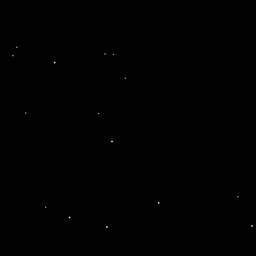
#> input picture actual-simulations/circles_drawn.png, 256 x 256 px, shrunk from 1000 x 1000 before the run
$ python LFI_recon-updated-Copy1.py
#> lines starting #> are read from the running program, lines starting #| are printed output that depends on the picture
""" A few functions for doing basic single-depth LFI reconstruction.

Based on the algorithm described in the paper:
    Haeffele, Stahl, Vanmeerbeeck, Vidal. "Efficient reconstruction of
    holographic lens-free images by sparse phase recovery." MICCAI.
    pp. 109-117. Springer, Cham, 2017.

    Apr 13, 2020

Modified by DT9 Beep Boop Team to add additional functions."""


import numpy as np
from scipy.fftpack import fft2, ifft2
import cv2
import matplotlib.pyplot as plt
from skimage import transform as skt


def WAS_xfer(z, wave_len, img_size, pixel_dim):
    """Function to return the WAS transfer function at a given depth z.

    This function returns the coefficients of the transfer function in the
    Fourier domain for a fft of a given size.

    Args:
        z - The distance to apply the transfer function over.
        wave_len - The wavelength of the light.
        img_size - The dimensions of the transfer function to return.
        pixel_dim - A scalar describing the dimenion of the pixel. (Pixels are
        assumed to be square.).

    Returns:
        T_out - The transfer function coefficients (in Fourier domain).
    """

    n,m = img_size[0:2]
    sx  = wave_len / (pixel_dim * m)
    sy  = wave_len / (pixel_dim * n)
    iy, ix = np.ogrid[0:1+n//2,0:1+m//2]
    x   = (sx * ix)**2
    y   = (sy * iy)**2
    del ix,iy
    # calculate 1 quadrant
    Kj_Z   = z * 2.0j * np.pi / wave_len
    tmp    = np.exp(Kj_Z * np.sqrt(1.0 - x - y))
    # and mirror
    tmp    = np.concatenate((tmp[:,:-1],tmp[:,:0:-1]),axis=1)
    # and copy
    T_out = np.zeros((n,m),dtype='complex128')

    T_out[:n//2,:] = tmp[  :-1,:]
    T_out[n//2:,:] = tmp[:0:-1,:]

    return T_out

def SPR_recon(H, z, lam=1.0, wave_len=637e-9, pixel_dim=1.12e-6, num_iter=10):
    """ Function to run the sparse phase recovery reconstruction algorithm at 1 depth.

    Solves a problem of the form:
        min_{X, mu, W} 0.5*|H.*W - mu - conv2(X,T)|_F^2 + lam*|X|_1 s.t. abs(W[i,j])==1

    Args:
        H - The input hologram images.
        z - The focal depth to reconstruct at.
        lam - The weight of the sparse regularization constant.
        wave_len - The wavelength of the illumination light.
        pixel_dim - The dimension of the image sensor pixels.
        num_iter - The number of iterations of the algorithm to run.

    Returns:
        X - The (complex valued) reconstructed image
        X_ll - The loss-less reconstructed image. (I.e., X_ll, plus the
        background term and phase term) can be used to perfectly recover the
        hologram.
        mu - The background constant.
        W - The estimated phase of the hologram.
    """

    #Get the transfer function
    T = WAS_xfer(z, wave_len, H.shape, pixel_dim)

    X = np.zeros(H.shape, dtype = 'complex128')
    W = np.ones_like(X)
    mu = np.zeros(1, dtype = 'complex128')

    #First get the hologram back projected to the image plane.
    TdHw = ifft2(np.conj(T)*fft2(H*W))

    #Now run the main loop
    for i in range(num_iter):

        #Estimate the background term
        mu = np.mean(TdHw-X)/np.conj(T[0,0])

        #Estiamte the phase of the hologram
        W = ifft2(T*fft2(X))
        W = W+mu
        W = W/np.abs(W+1e-16)

        #Update the back projection of the hologram (+phase) to the focal plane
        TdHw = ifft2(np.conj(T)*fft2(H*W))

        #Update the reconstructed image
        X_ll = TdHw-mu*np.conj(T[0,0])
        X = X_ll/(np.abs(X_ll)+1e-16)*np.maximum(np.abs(X_ll)-lam,0)

    return X, X_ll, mu, W

def createImage(I,z,pixsize):
    """Import ground truth image and return array containing hologram and reconstruction.

    This function returns arrays representing the images of the hologram and reconstruction
    for plotting ease given an input image at a specific distance from the image sensor.

    Args:
        I - The input ground truth image.
        z - The focal depth to reconstruct at.
        pixsize - The dimension of the image sensor pixels.

    Returns:
        H - The simulated hologram for the input image.
        H_recon - The absolute value of the reconstructed image.
    """

    #I[I==255] = np.exp(np.pi*1.0j)
    I[I>1] = np.exp(np.pi*1.0j)

    #Make the hologram by projecting to the image plane
    T = WAS_xfer(z, 405e-9, I.shape, pixsize)
    H = np.abs(ifft2(T*fft2(I)))

    #Scale the hologram to the range [0,16]
    H = H-np.min(H)
    H = 16*H/np.max(H)
    H = (H-np.min(H))/(np.max(H)-np.min(H));

    #Now do the reconstruction; reconstruction has the background illumination (mu) subtracted out
    X, X_ll, mu, W = SPR_recon(H, z, wave_len=405e-9, pixel_dim=pixsize)
    H_recon = np.abs(X)
    H_recon = (H_recon-np.min(H_recon))/(np.max(H_recon)-np.min(H_recon));

    # DOWNSAMPLING ! ------------------------------------------------------------------------------

    # create 1x downsampled image (1 um/pixel)
    Idown = skt.downscale_local_mean(H, (2,2))/1
    #Idown = cv2.resize(Idown, dsize=(1000,1000), interpolation=cv2.INTER_NEAREST)
    Idown = (Idown-np.min(Idown))/(np.max(Idown)-np.min(Idown));
    Xdown, X_lldown, mudown, Wdown = SPR_recon(Idown, z, wave_len=405e-9, pixel_dim=pixsize*2)
    Idown_recon = np.abs(Xdown)
    Idown_recon = (Idown_recon-np.min(Idown_recon))/(np.max(Idown_recon)-np.min(Idown_recon));

    # create 2x downsampled image (2 um/pixel)
    Idown2 = skt.downscale_local_mean(H, (4,4))/1
    #Idown2 = cv2.resize(Idown2, dsize=(1000,1000), interpolation=cv2.INTER_NEAREST)
    Idown2 = (Idown2-np.min(Idown2))/(np.max(Idown2)-np.min(Idown2));
    Xdown2, X_lldown2, mudown2, Wdown2 = SPR_recon(Idown2, z, wave_len=405e-9, pixel_dim=pixsize*4)
    Idown2_recon = np.abs(Xdown2)
    Idown2_recon = (Idown2_recon-np.min(Idown2_recon))/(np.max(Idown2_recon)-np.min(Idown2_recon));

    return H, H_recon, Idown, Idown_recon, Idown2, Idown2_recon

def compareRecon(im1, im2):
    """Compare image intensity values between two images.

    Prints maximum value in each respective image and in the difference between the two images.
    Plots the difference between the two images.

    Args:
        im1 - First image.
        im2 - Second image.

    Returns:

    """

    print(np.max(im1), np.max(im2))
    print(np.max(np.abs(im1-im2)))

    #plt.figure()
    #plt.title('Comparing Reconstructions')
    #plt.imshow(np.abs(im1-im2), cmap='gray');


if __name__ == '__main__':

    # original image (0.5 um/pixel)
    I = cv2.imread('circles_drawn.png',cv2.IMREAD_GRAYSCALE)
#> I is the input picture: shape (256, 256); min 0, max 255, mean 1.1
    I = I/1

    # sample over varying distances
    z_range = np.linspace(500e-6, 8000e-6, num=16)

    for z in z_range:
        plt.figure(figsize=(10,12))
        plt.suptitle('%4.0fum Focal Depth' % (z*10e5))

        # get hologram and reconstruction arrays from algorithm
        I_hol, I_recon, Idown_hol, Idown_recon, Idown2_hol, Idown2_recon = createImage(I,z,0.5e-6)

        # plot hologram and reconstruction of data
        plt.subplot(3,2,1)
        plt.imshow(I_hol, cmap='gray')
        plt.title('Hologram (0.5 um/pixel)')
        plt.colorbar()
        plt.subplot(3,2,2)
        plt.imshow(I_recon, cmap='gist_earth')
        plt.title('Reconstruction (0.5 um/pixel)')
        plt.colorbar()

        # plot hologram and reconstruction of downsampled data
        plt.subplot(3,2,3)
        plt.imshow(Idown_hol, cmap='gray')
        plt.title('Downsampled (2,2) Hologram (1 um/pixel)')
        plt.colorbar()
        plt.subplot(3,2,4)
        plt.imshow(Idown_recon, cmap='gist_earth')
        plt.title('Downsampled (2,2) Reconstruction (1 um/pixel)')
        plt.colorbar()

        # plot hologram and reconstruction of downsampled data
        plt.subplot(3,2,5)
        plt.imshow(Idown2_hol, cmap='gray')
        plt.title('Downsampled (4,4) Hologram (2 um/pixel)')
        plt.colorbar()
        plt.subplot(3,2,6)
        plt.imshow(Idown2_recon, cmap='gist_earth')
        plt.title('Downsampled (4,4) Reconstruction (2 um/pixel)')
        plt.colorbar()

        # save figure
        plt.savefig('output-images/output-focaldepth_%04.0fmicrons.png' % (z*10e5))

        # compare reconstruction intensities
        #compareRecon(I_recon, Idown_recon)

        print('done')
#> this loop made 16 passes
#> pass 1, in createImage, `H = np.abs(ifft2(T*fft2(I)))`:
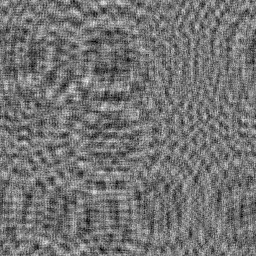
#> H: shape (256, 256) float64; min 0.683, max 1.37, mean 0.996; drawn with min black and max white
#> pass 1, in createImage, `H = H-np.min(H)`:
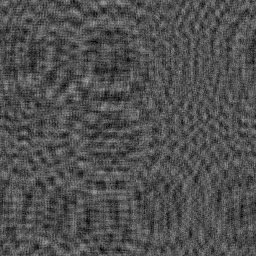
#> H: shape (256, 256) float64; min 0, max 0.689, mean 0.313
#> after the loop:
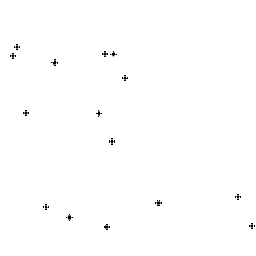
#> I: shape (256, 256) float64; min -1, max 1, mean 0.993; drawn with min black and max white

    #plt.show()


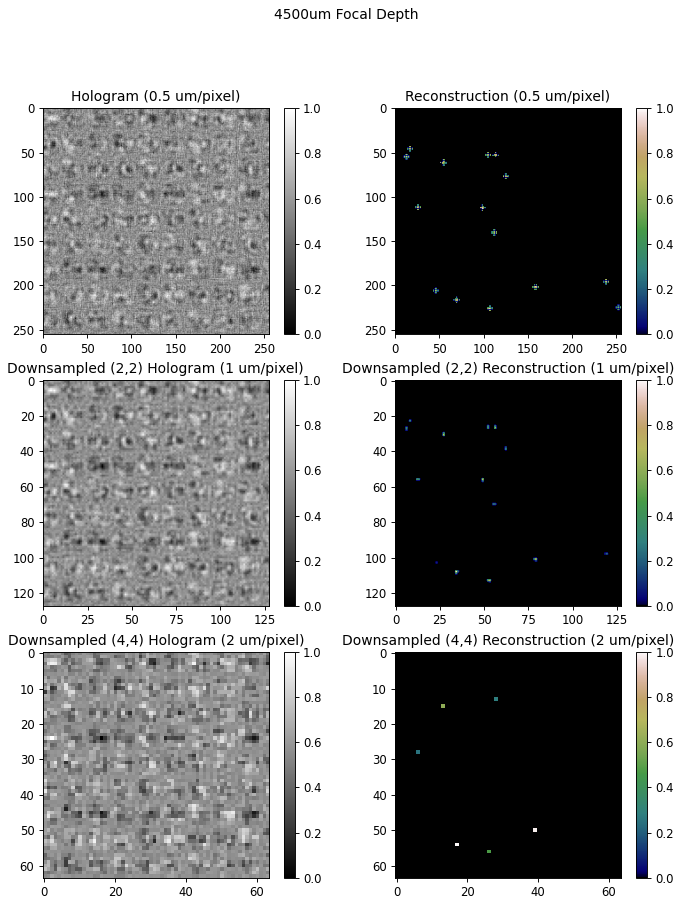
#> figure drawn by matplotlib, 12 panels
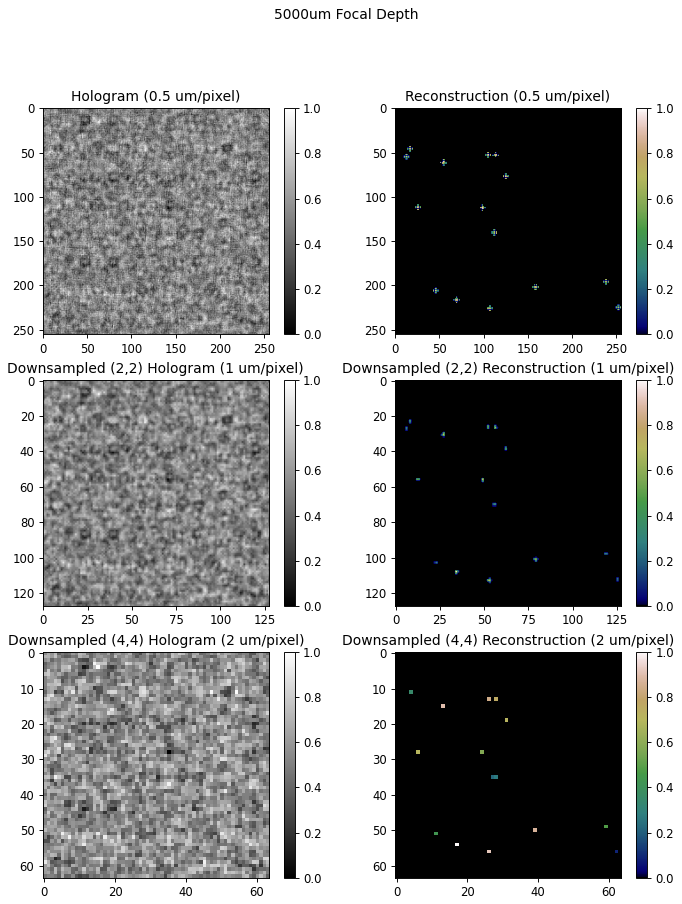
#> figure drawn by matplotlib, 12 panels
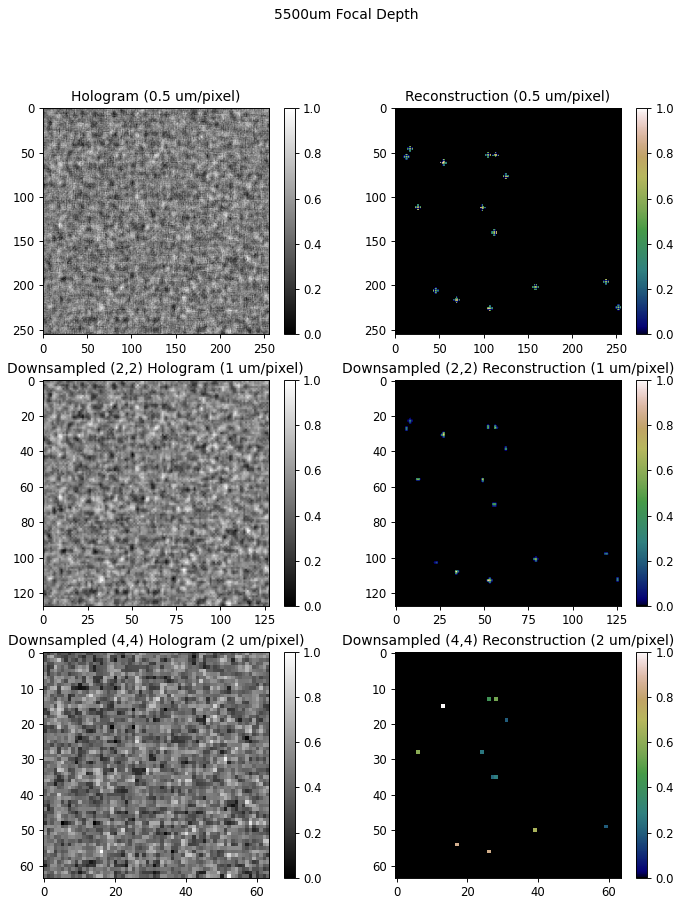
#> figure drawn by matplotlib, 12 panels
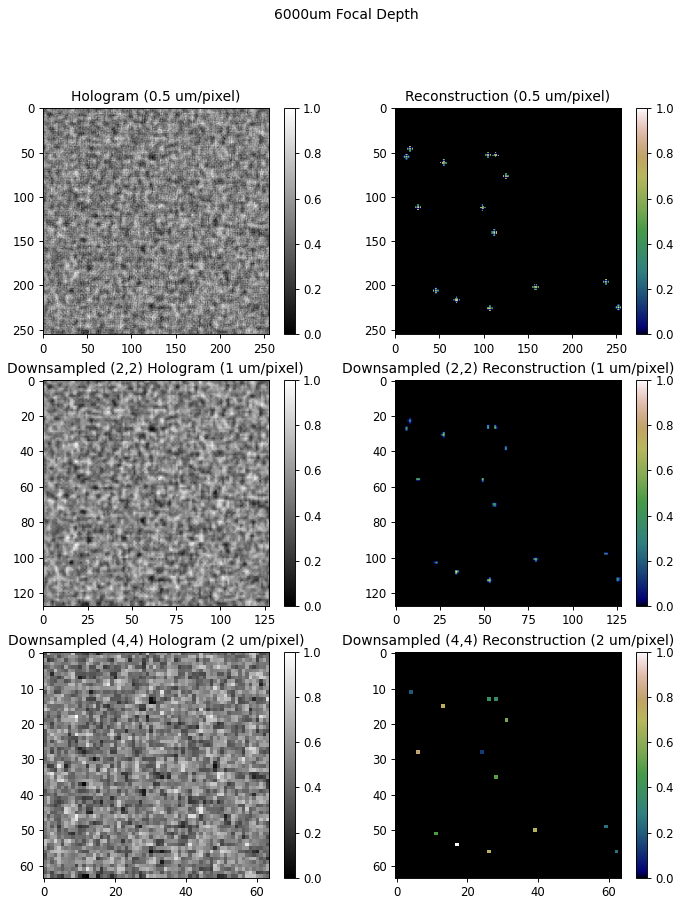
#> figure drawn by matplotlib, 12 panels
